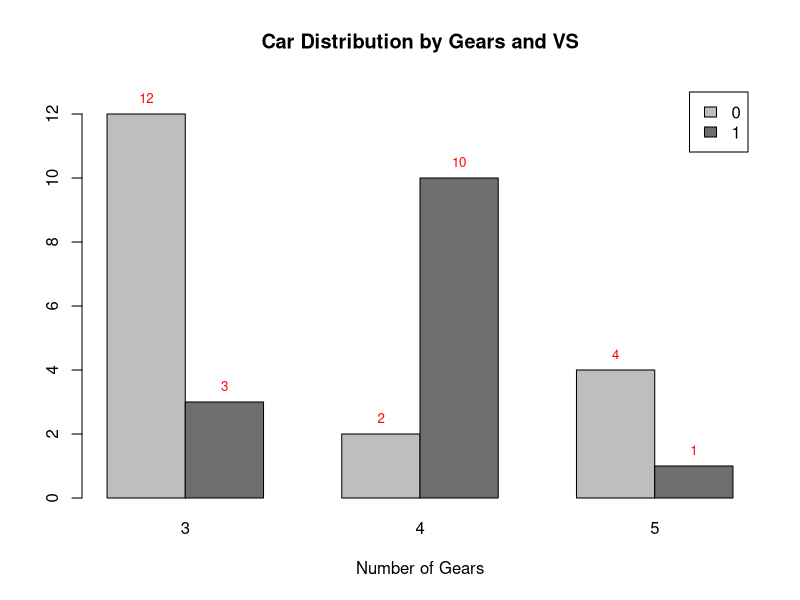
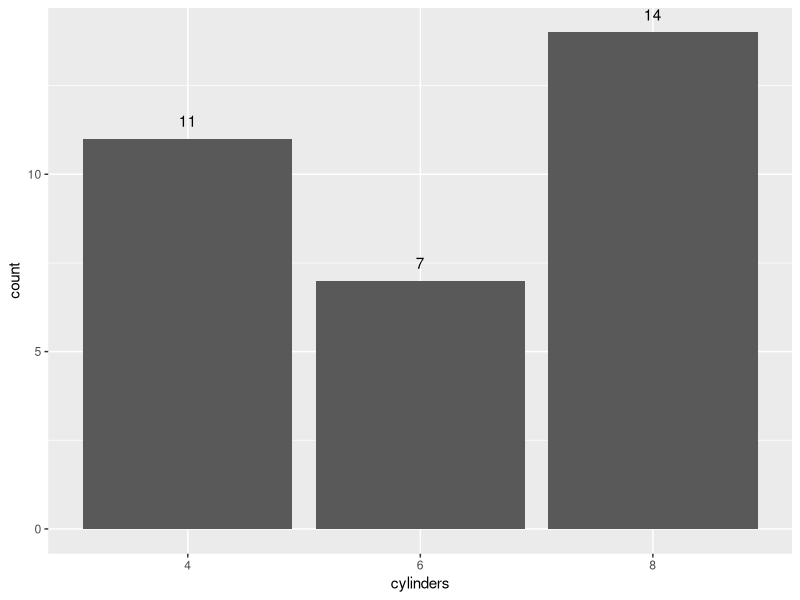

Source code (R) for these figures, in order:
## ---- chunk 1
# library load statements here- remember, no install statements.
# some useful libraries you may find useful:
library(knitr) # for rendering tables with the kable function.
library(dplyr)
library(ggplot2)
## ---- chunk 2
my.vec <- runif(25, min = 0, max = 10) 
## ---- chunk 3
example.table <- matrix(c(7, 5, 14, 19, 3, 2, 17, 6, 12), ncol=3, byrow=TRUE)
colnames(example.table) <- c('colName1','colName2','colName3')
rownames(example.table) <- c('rowName1','rowName2','rowName3')
example.table <- as.table(example.table)

kable(example.table, caption='The title that describes this table.')
## ---- chunk 4

counts <- table(mtcars$vs, mtcars$gear)
my.plot<-barplot(counts, main="Car Distribution by Gears and VS",
  xlab="Number of Gears", col=c("gray","gray43"),
  ylim = c(0, max(counts) + 1),
  legend = rownames(counts), beside=TRUE)
text(x = my.plot, y = counts + 0.5, counts, cex = 0.8, col = "red")

## ---- chunk 5
ggplot(mtcars, aes(x = factor(cyl))) +
  geom_bar() +
  geom_text(aes(label = after_stat(count)), vjust=-1, stat = "count") +
  xlab('cylinders') 
